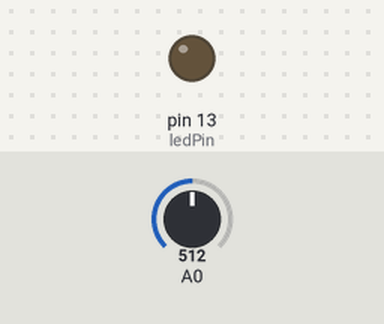
The sketch below on a simulated Arduino Uno, built with avr-gcc and run on an emulated ATmega328P. Shown: output pins drawn as LEDs (lit = HIGH). The inputs (shaded band) are chosen by the test bench; at power-on: A0 = 512.

Above: at 1.3 s.
1.4 s: A0 set to 526
At 2.2 s:
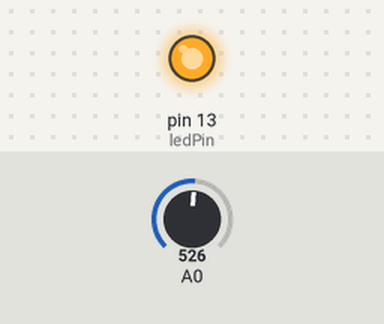
3.0 s: A0 set to 511
At 3.8 s:
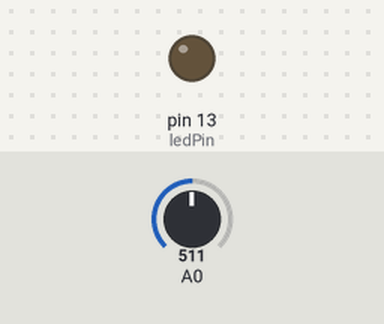
4.6 s: A0 set to 716
At 5.0 s:
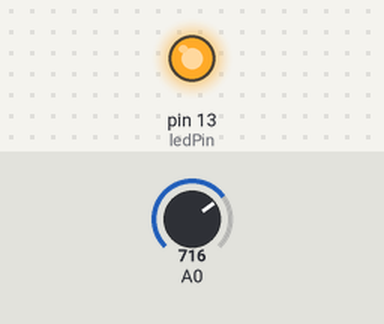
Timing chart, 0 to 7.6 s (numbered marks = the images above; inputs shaded):
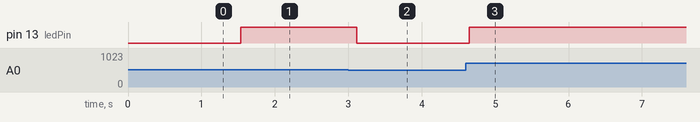

Measured:
- the behaviour switches between 512 and 513 on A0 (found by bisection; images 0 and 1)
- after the input at 1.4 s, pin 13 (ledPin): LOW → HIGH after 0.14 s
- after the input at 3.0 s, pin 13 (ledPin): HIGH → LOW after 0.11 s
- after the input at 4.6 s, pin 13 (ledPin): LOW → HIGH after 0.05 s

The sketch:

9._______.ino
```cpp
int val = 0;
int ledPin = 13;

void setup() {
  pinMode(ledPin,OUTPUT);
}

void loop() {
  val = analogRead(A0); // A0핀에 꽂혀있는 것을 읽어오시오

  if(val > 512){
    digitalWrite(ledPin,HIGH);
    delay(val); //잠시 프로그램을 종료하시오
    }
  else{
    digitalWrite(ledPin,LOW);
    delay(val);
    }
}
```
